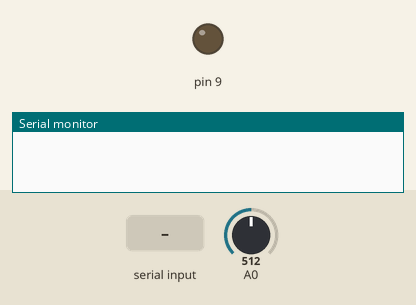
Recording of a sketch running on a simulated Arduino Uno, built with avr-gcc and run on an emulated ATmega328P. Parts: output pins drawn as LEDs (lit = HIGH), the last lines printed to the serial monitor. The test bench sets the inputs (shaded band); at power-on: A0 = 512.

Above: at 1.2 s.
1.3 s: "b" received over Serial
At 2.6 s:
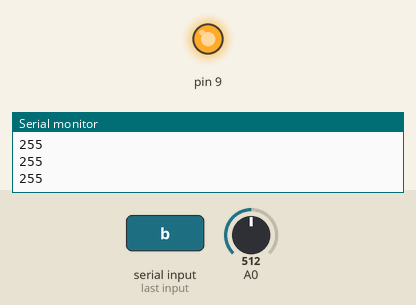
2.9 s: "q" received over Serial
At 3.7 s:
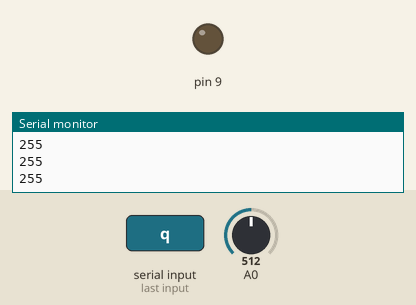
Timing chart, 0 to 5.9 s (numbered marks = the images above; inputs shaded):
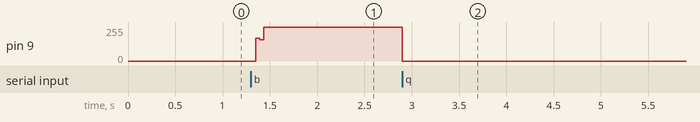

The sketch:

control2_tests.ino
```cpp
// Timer frequency = 10 kHz
// Timer period = 1.0e-4 s = 100 us

// dominant pole: s = -355.196886
// ts = 0.01126136

// pwm frequency = 31372.55 Hz
// pwm period = 31.875 us

const int BATCH_SIZE = 200;
const int NUM_BUFFERS = 4;
const int NUM_INPUTS = (BATCH_SIZE / 20 )* NUM_BUFFERS ;
const int INPUT_CHANGE_PERIOD = 800/NUM_INPUTS; // in samples
const bool DEBUG = false;

int sample_buffers[NUM_BUFFERS][BATCH_SIZE] = {};
uint16_t input_list[NUM_INPUTS] = {};

int8_t buffer_to_send = -1;
int8_t buffer_to_fill = 0;
int8_t last_sent = -1;

uint16_t sample_count = 0;
uint16_t input_count = 0;

char received_from_serial = '0';
bool sample = false;

unsigned int s[2] = {1231, 999999};

// Random number generator based on xorshift
// (adapted for fewer number of bits)
unsigned int rng()
{
    unsigned int x = s[0];
    unsigned int y = s[1];
    s[0] = y;
    x ^= x << 7; // a
    s[1] = x ^ y ^ (x >> 3) ^ (y >> 5); // b, c

    return ((s[1] + y)%2)*255;
}

void send_buffer(int buffer_index){

    if(DEBUG)
    {
        Serial.print("------------ SENDING BUFFER"); Serial.print(buffer_index);
        Serial.println (" ------------");
    }

    int i=0;
    for (i=0; i < BATCH_SIZE; i++){
        Serial.println(sample_buffers[buffer_index][i]);
    }

    if(DEBUG)
    {
        Serial.print("------------ SENT BUFFER"); Serial.print(buffer_index);
        Serial.print(" . LINES: ");Serial.print(i);
        Serial.println (" ------------");
        Serial.print(" . INFO: ");Serial.print(buffer_to_send);
        Serial.print(" . INFO: ");Serial.print(buffer_to_fill);
    }


}

void send_samples_if_full()
{
    if (buffer_to_send == NUM_BUFFERS - 1 ){
        for (int i =0; i < NUM_BUFFERS; i++)
            send_buffer(i);
        buffer_to_send = -1;
        Serial.println("inputs");
        for (int i=0; i < NUM_INPUTS; i++)
            Serial.println(input_list[i]);
    }
}

ISR(TIMER2_COMPA_vect)
{
    if(sample)
    {
        sample_buffers[buffer_to_fill][sample_count] = analogRead(A0);
        if (sample_count % INPUT_CHANGE_PERIOD == 0)
        {
            analogWrite(9, input_list[input_count]);
            input_count = (input_count + 1)%NUM_INPUTS;
        }
        sample_count++;
        if (sample_count==BATCH_SIZE){
            sample_count =0;
            buffer_to_send = buffer_to_fill;
            buffer_to_fill = (buffer_to_fill+1)%NUM_BUFFERS;
        }
        if (buffer_to_send == NUM_BUFFERS-1){
            sample=false;
        }
    }
}

void setup() {
    Serial.begin(115200);
    // Timer secrets: https://playground.arduino.cc/Main/TimerPWMCheatsheet
    // https://www.arduino.cc/reference/en/language/functions/analog-io/analogwrite/
    TCCR1B = (TCCR1B & 0b11111000) | 0x01;

    //set timer2 interrupt at 8kHz
    TCCR2A = 0; TCCR2B = 0; TCNT2  = 0;
    // set compare match register for 10khz increments
    OCR2A = 199;// = (16*10^6) / (10e3*8) - 1 (must <256)
    // turn on CTC mode, Set CS21 bit for 8 prescaler
    TCCR2A |= (1 << WGM21); TCCR2B |= (1 << CS21);
    // enable timer compare interrupt
    TIMSK2 |= (1 << OCIE2A);

    for(int i=0; i < NUM_INPUTS; i++)
    {
        input_list[i] = rng();
    }

    analogWrite(9, 0);
}
void loop() {

    send_samples_if_full();

    if (Serial.available()){
        received_from_serial = Serial.read();
        switch (received_from_serial){
            case 'b':
                sample=true;
                break;
            case 'q':
                sample=false;
                analogWrite(9, 0);
                break;
            case 'r':
                Serial.println(rng());
                break;
        }
        received_from_serial = '0';
    }
}
```

Measured:
- after the input at 1.3 s, pin 9: 0/255 → 255/255 after 0.05 s
- after the input at 2.9 s, pin 9: 255/255 → 0/255 at once
